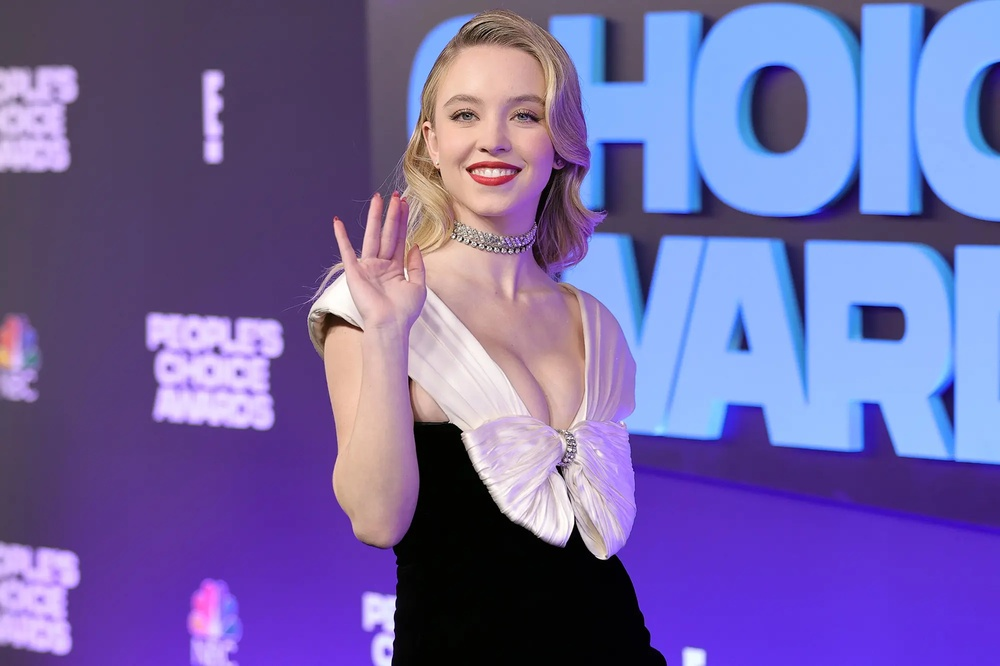
#> input picture Exp 9/sydney.jpg, 1000 x 666 px, shrunk from 2000 x 1333 before the run
$ jupyter execute 'Exp 9.ipynb'
#> lines starting #> are read from the running program, lines starting #| are printed output that depends on the picture; after the words box and inside, x2 and y2 are one past the last pixel; in counts of white or black regions, pixels touching at a corner belong together
[cell 1]
import cv2

# Load Haar cascades
cascades = {
    'face': cv2.CascadeClassifier(cv2.data.haarcascades + 'haarcascade_frontalface_default.xml'),
    'eye': cv2.CascadeClassifier(cv2.data.haarcascades + 'haarcascade_eye.xml'),
    'smile': cv2.CascadeClassifier(cv2.data.haarcascades + 'haarcascade_smile.xml')
}

# Load and verify image
image_path = 'sydney.jpg'
image = cv2.imread('sydney.jpg')
#> image is the input picture: shape (666, 1000, 3); mean B, G, R 165.1, 102.2, 114.4
if image is None:
    raise FileNotFoundError(f"Image not found at '{image_path}'")

# Convert to grayscale
gray = cv2.cvtColor(image, cv2.COLOR_BGR2GRAY)
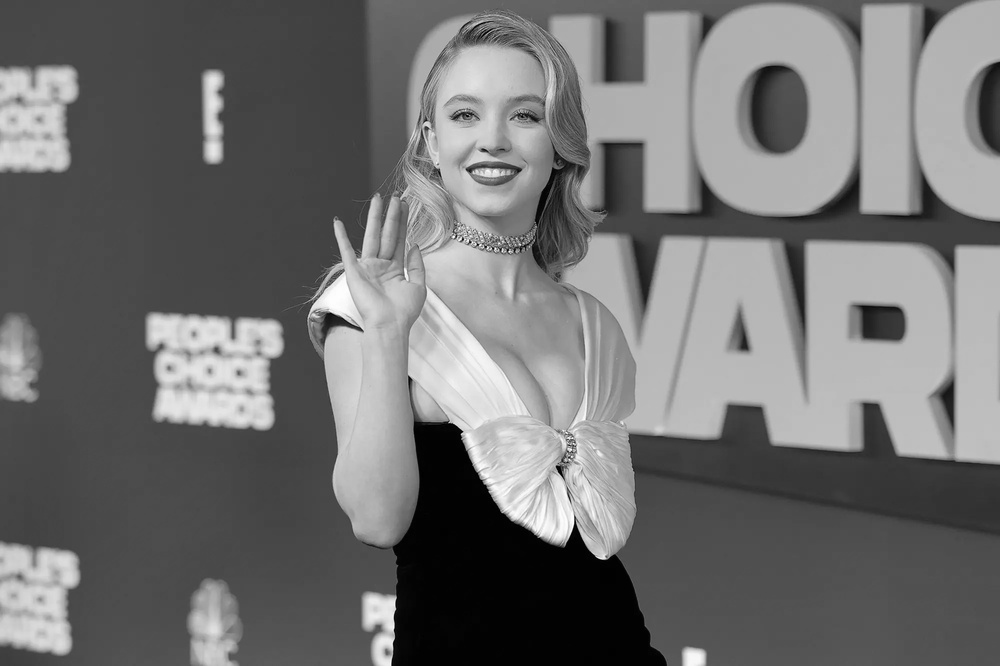
#> gray: shape (666, 1000); min 0, max 254, mean 113

# Detect and annotate features
def detect_and_draw(cascade, gray_roi, color_roi, color, **kwargs):
    for (x, y, w, h) in cascade.detectMultiScale(gray_roi, **kwargs):
        cv2.rectangle(color_roi, (x, y), (x + w, y + h), color, 2)

# Detect faces and within them eyes and smiles
for (x, y, w, h) in cascades['face'].detectMultiScale(gray, scaleFactor=1.3, minNeighbors=5):
    face_gray, face_color = gray[y:y + h, x:x + w], image[y:y + h, x:x + w]
    cv2.rectangle(image, (x, y), (x + w, y + h), (255, 0, 0), 2)
    detect_and_draw(cascades['eye'], face_gray, face_color, (0, 255, 0), scaleFactor=1.1, minNeighbors=10)
    detect_and_draw(cascades['smile'], face_gray, face_color, (0, 0, 255), scaleFactor=1.7, minNeighbors=22)
#> this loop made 1 pass
#> (x, y, w, h) on pass 1: (405, 49, 166, 166)
#> pass 1, `face_gray, face_color = gray[y:y + h, x:x + w], image[y:y + h, x:x + w]`:
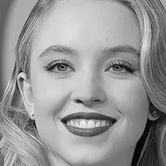
#> face_gray: shape (166, 166); min 1, max 248, mean 151.3
#> pass 1, `face_gray, face_color = gray[y:y + h, x:x + w], image[y:y + h, x:x + w]`:
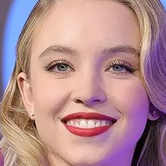
#> face_color: shape (166, 166, 3); mean B, G, R 142.6, 139.2, 178.4
#> after the loop:
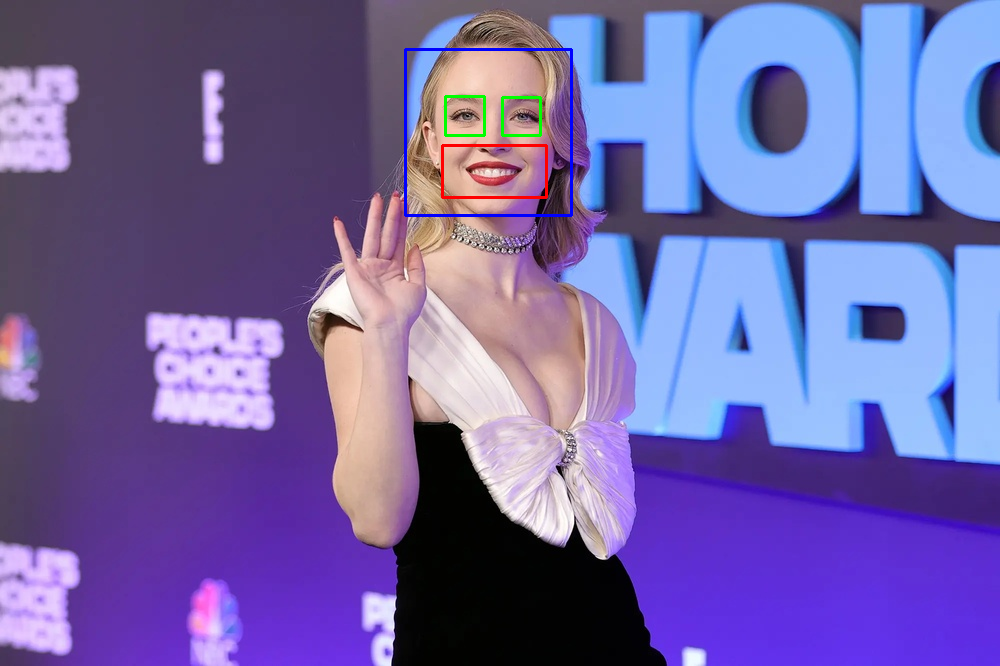
#> image: shape (666, 1000, 3); 0.58% of pixels changed, all inside (x1, y1, x2, y2) = (404, 48, 573, 217)

# Show result
cv2.imshow('Detected Face, Eyes and Smile', image)
cv2.waitKey(0)
cv2.destroyAllWindows()
